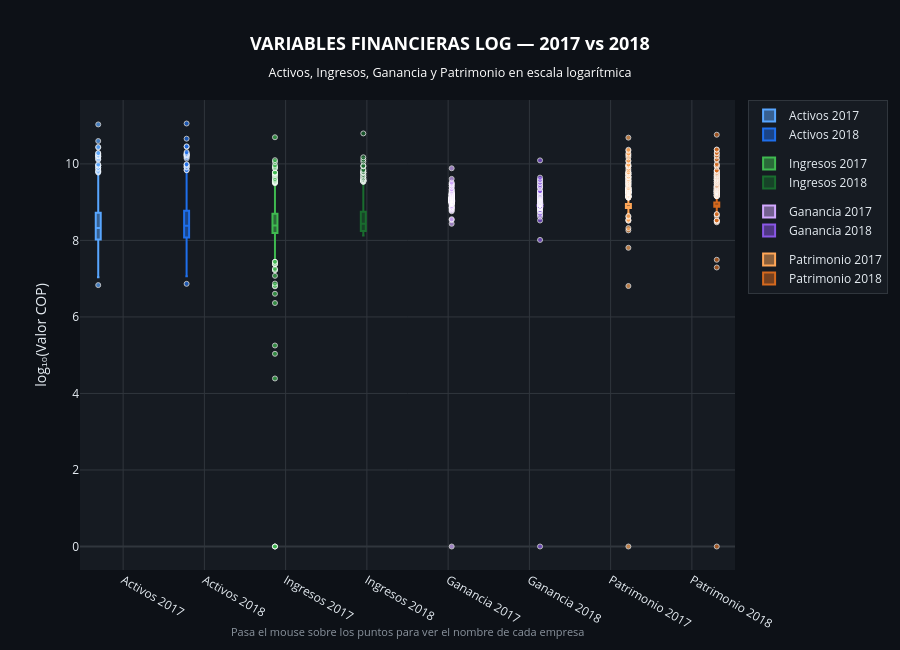
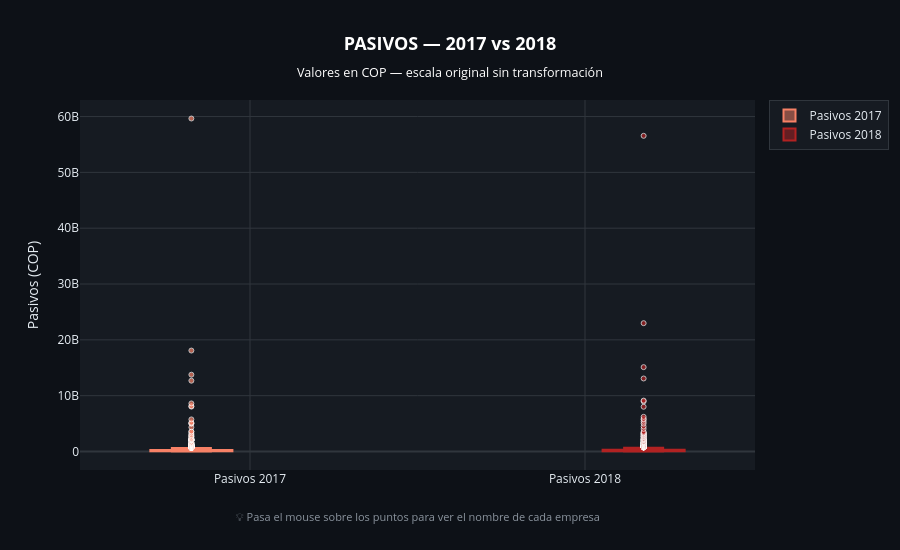

The cell these charts' notebook holds for them, in order:
### Code cell
import plotly.graph_objects as go

# ── GRÁFICO 1 — VARIABLES LOG 2017 vs 2018 ──────────────────────
# color_17 = color claro 2017 | color_18 = color oscuro 2018
variables_log = [
    ('ACT',      'Activos',    '#58A6FF', '#1F6FEB'),
    ('ING_OP',   'Ingresos',   '#3FB950', '#196C2E'),
    ('GANANCIA', 'Ganancia',   '#D2A8FF', '#8957E5'),
    ('PAT',      'Patrimonio', '#FFA657', '#D4691E'),
]
#ACT es el prefijo de la columna en el df, asi se construyen automoaticamente los nombre= col_17=f'{prefijo}_2017_LOG'
#Activos es el nombre para el usuario, posteriormente se le asigna un color diferente a cada ano, se asigna por orden
fig1 = go.Figure()
#creamos objeto vacio a configurar
for prefijo, nombre, color_17, color_18 in variables_log:
    col_17 = f'{prefijo}_2017_LOG'
    col_18 = f'{prefijo}_2018_LOG'
#recorremos las tuplas una por una
    # 2017 — color claro, creamos las caracteristicas del grafico
    fig1.add_trace(go.Box(
        y             = df[col_17],
        name          = f"{nombre} 2017",
        marker_color  = color_17,
        boxpoints     = 'outliers',
        pointpos      = 0,
        marker        = dict(size=5, opacity=0.7, color=color_17,
                             line=dict(width=1, color='white')),
        text          = df['RAZON_SOCIAL'],
        hovertemplate = "<b>%{text}</b><br>Valor: %{y:,.2f}<br>Año: 2017<extra></extra>",
        line          = dict(width=2),
        legendgroup   = nombre,
    ))
#add.trace agreewga una caja nueva por cada columna de datos, los datos y vienen de la columna col_17, asignamos el nombre de la leyenda del grafico
#asignamos el color determinado, outliers solo muestra los puntos individuales, centrado, tamano punto, opacidad, color determinado, caracteristicas de la linea
#texto al pasar el cursor en cad punto, definimos informacion concreta al pasar el mouse(text=nombre empresa, valor con 2 decimales separacion de miles, eliminamos informacion que se pone por defecto)
    # 2018 — color oscuro
    fig1.add_trace(go.Box(
        y             = df[col_18],
        name          = f"{nombre} 2018",
        marker_color  = color_18,
        boxpoints     = 'outliers',
        pointpos      = 0,
        marker        = dict(size=5, opacity=0.7, color=color_18,
                             line=dict(width=1, color='white')),
        text          = df['RAZON_SOCIAL'],
        hovertemplate = "<b>%{text}</b><br>Valor: %{y:,.2f}<br>Año: 2018<extra></extra>",
        line          = dict(width=2),
        legendgroup   = nombre,
    ))
#las mismas anotaciones del year 2017 pero para el  2018

##definimos el aspecto  visual del grafico
fig1.update_layout(
    title        = dict(
        text     = "<b>VARIABLES FINANCIERAS LOG — 2017 vs 2018</b><br>"
                   "<sub>Activos, Ingresos, Ganancia y Patrimonio en escala logarítmica</sub>",
        font     = dict(size=18, color='white'), x=0.5
    ), #text- texto b-negrita sub-texto pequeno subtitulo
    paper_bgcolor = '#0D1117',
    plot_bgcolor  = '#161B22',
    font          = dict(color='#E6EDF3', size=12),
    yaxis         = dict(
        gridcolor     = '#30363D',
        zerolinecolor = '#30363D',
        title         = 'log₁₀(Valor COP)'
    ), #paper-color fondo de la figura, plot color fondo sol ode las cajas, font-definimos caracteristicas de todo el texto del grafico
       #yaxis gid coor lineas cuadricula horizontal, zero-color linea del cero, title la etiqueta del eje
    xaxis         = dict(gridcolor='#30363D'),
    legend        = dict(bgcolor='#161B22', bordercolor='#30363D', borderwidth=1),
    height        = 650,
    boxmode       = 'group',
    annotations   = [dict(
        text      = "Pasa el mouse sobre los puntos para ver el nombre de cada empresa",
        xref="paper", yref="paper", x=0.5, y=-0.15,
        showarrow=False, font=dict(size=11, color='#8B949E'), xanchor='center'
    )])
     #boxmode-dice que las cajas van una al lado de la otra, xref, yref coordenadas relativas al tamano de la figura no a los datos

fig1.show()

# ── GRÁFICO 2 — PASIVOS NORMALES 2017 vs 2018 ───────────────────
fig2 = go.Figure()

for col, nombre, color in [('PAS_2017', 'Pasivos 2017', '#F78166'),
                             ('PAS_2018', 'Pasivos 2018', '#B22222')]:
    fig2.add_trace(go.Box(
        y             = df[col],
        name          = nombre,
        marker_color  = color,
        boxpoints     = 'outliers',
        pointpos      = 0,
        marker        = dict(size=5, opacity=0.7, color=color,
                             line=dict(width=1, color='white')),
        text          = df['RAZON_SOCIAL'],
        hovertemplate = "<b>%{text}</b><br>Pasivos: %{y:,.0f} COP<extra></extra>",
        line          = dict(width=2),
    ))

fig2.update_layout(
    title        = dict(
        text     = "<b>PASIVOS — 2017 vs 2018</b><br>"
                   "<sub>Valores en COP — escala original sin transformación</sub>",
        font     = dict(size=18, color='white'), x=0.5
    ),
    paper_bgcolor = '#0D1117',
    plot_bgcolor  = '#161B22',
    font          = dict(color='#E6EDF3', size=12),
    yaxis         = dict(
        gridcolor     = '#30363D',
        zerolinecolor = '#30363D',
        title         = 'Pasivos (COP)'
    ),
    xaxis         = dict(gridcolor='#30363D'),
    legend        = dict(bgcolor='#161B22', bordercolor='#30363D', borderwidth=1),
    height        = 550,
    boxmode       = 'group',
    annotations   = [dict(
        text      = "💡 Pasa el mouse sobre los puntos para ver el nombre de cada empresa",
        xref="paper", yref="paper", x=0.5, y=-0.15,
        showarrow=False, font=dict(size=11, color='#8B949E'), xanchor='center'
    )]
)

fig2.show()

### Figure 1 — Plotly figure (JSON) as saved in the notebook; plotly's stock layout.template omitted (floating-point values rounded to 4 significant figures; data arrays with more than 128 entries replaced by an {"elided": "..."} marker saying what was removed)
{"data": [{"boxpoints": "outliers", "hovertemplate": "<b>%{text}</b><br>Valor: %{y:,.2f}<br>Año: 2017<extra></extra>", "legendgroup": "Activos", "line": {"width": 2}, "marker": {"color": "#58A6FF", "line": {"color": "white", "width": 1}, "opacity": 0.7, "size": 5}, "name": "Activos 2017", "pointpos": 0, "text": {"elided": "1000 str values"}, "type": "box", "y": {"elided": "1000 float values"}}, {"boxpoints": "outliers", "hovertemplate": "<b>%{text}</b><br>Valor: %{y:,.2f}<br>Año: 2018<extra></extra>", "legendgroup": "Activos", "line": {"width": 2}, "marker": {"color": "#1F6FEB", "line": {"color": "white", "width": 1}, "opacity": 0.7, "size": 5}, "name": "Activos 2018", "pointpos": 0, "text": {"elided": "1000 str values"}, "type": "box", "y": {"elided": "1000 float values"}}, {"boxpoints": "outliers", "hovertemplate": "<b>%{text}</b><br>Valor: %{y:,.2f}<br>Año: 2017<extra></extra>", "legendgroup": "Ingresos", "line": {"width": 2}, "marker": {"color": "#3FB950", "line": {"color": "white", "width": 1}, "opacity": 0.7, "size": 5}, "name": "Ingresos 2017", "pointpos": 0, "text": {"elided": "1000 str values"}, "type": "box", "y": {"elided": "1000 float values"}}, {"boxpoints": "outliers", "hovertemplate": "<b>%{text}</b><br>Valor: %{y:,.2f}<br>Año: 2018<extra></extra>", "legendgroup": "Ingresos", "line": {"width": 2}, "marker": {"color": "#196C2E", "line": {"color": "white", "width": 1}, "opacity": 0.7, "size": 5}, "name": "Ingresos 2018", "pointpos": 0, "text": {"elided": "1000 str values"}, "type": "box", "y": {"elided": "1000 float values"}}, {"boxpoints": "outliers", "hovertemplate": "<b>%{text}</b><br>Valor: %{y:,.2f}<br>Año: 2017<extra></extra>", "legendgroup": "Ganancia", "line": {"width": 2}, "marker": {"color": "#D2A8FF", "line": {"color": "white", "width": 1}, "opacity": 0.7, "size": 5}, "name": "Ganancia 2017", "pointpos": 0, "text": {"elided": "1000 str values"}, "type": "box", "y": {"elided": "1000 float values"}}, {"boxpoints": "outliers", "hovertemplate": "<b>%{text}</b><br>Valor: %{y:,.2f}<br>Año: 2018<extra></extra>", "legendgroup": "Ganancia", "line": {"width": 2}, "marker": {"color": "#8957E5", "line": {"color": "white", "width": 1}, "opacity": 0.7, "size": 5}, "name": "Ganancia 2018", "pointpos": 0, "text": {"elided": "1000 str values"}, "type": "box", "y": {"elided": "1000 float values"}}, {"boxpoints": "outliers", "hovertemplate": "<b>%{text}</b><br>Valor: %{y:,.2f}<br>Año: 2017<extra></extra>", "legendgroup": "Patrimonio", "line": {"width": 2}, "marker": {"color": "#FFA657", "line": {"color": "white", "width": 1}, "opacity": 0.7, "size": 5}, "name": "Patrimonio 2017", "pointpos": 0, "text": {"elided": "1000 str values"}, "type": "box", "y": {"elided": "1000 float values"}}, {"boxpoints": "outliers", "hovertemplate": "<b>%{text}</b><br>Valor: %{y:,.2f}<br>Año: 2018<extra></extra>", "legendgroup": "Patrimonio", "line": {"width": 2}, "marker": {"color": "#D4691E", "line": {"color": "white", "width": 1}, "opacity": 0.7, "size": 5}, "name": "Patrimonio 2018", "pointpos": 0, "text": {"elided": "1000 str values"}, "type": "box", "y": {"elided": "1000 float values"}}], "layout": {"annotations": [{"font": {"color": "#8B949E", "size": 11}, "showarrow": false, "text": "Pasa el mouse sobre los puntos para ver el nombre de cada empresa", "x": 0.5, "xanchor": "center", "xref": "paper", "y": -0.15, "yref": "paper"}], "boxmode": "group", "font": {"color": "#E6EDF3", "size": 12}, "height": 650, "legend": {"bgcolor": "#161B22", "bordercolor": "#30363D", "borderwidth": 1}, "paper_bgcolor": "#0D1117", "plot_bgcolor": "#161B22", "title": {"font": {"color": "white", "size": 18}, "text": "<b>VARIABLES FINANCIERAS LOG — 2017 vs 2018</b><br><sub>Activos, Ingresos, Ganancia y Patrimonio en escala logarítmica</sub>", "x": 0.5}, "xaxis": {"gridcolor": "#30363D"}, "yaxis": {"gridcolor": "#30363D", "title": {"text": "log₁₀(Valor COP)"}, "zerolinecolor": "#30363D"}}}

### Figure 2 — Plotly figure (JSON) as saved in the notebook; plotly's stock layout.template omitted (floating-point values rounded to 4 significant figures; data arrays with more than 128 entries replaced by an {"elided": "..."} marker saying what was removed)
{"data": [{"boxpoints": "outliers", "hovertemplate": "<b>%{text}</b><br>Pasivos: %{y:,.0f} COP<extra></extra>", "line": {"width": 2}, "marker": {"color": "#F78166", "line": {"color": "white", "width": 1}, "opacity": 0.7, "size": 5}, "name": "Pasivos 2017", "pointpos": 0, "text": {"elided": "1000 str values"}, "type": "box", "y": {"elided": "1000 float values"}}, {"boxpoints": "outliers", "hovertemplate": "<b>%{text}</b><br>Pasivos: %{y:,.0f} COP<extra></extra>", "line": {"width": 2}, "marker": {"color": "#B22222", "line": {"color": "white", "width": 1}, "opacity": 0.7, "size": 5}, "name": "Pasivos 2018", "pointpos": 0, "text": {"elided": "1000 str values"}, "type": "box", "y": {"elided": "1000 float values"}}], "layout": {"annotations": [{"font": {"color": "#8B949E", "size": 11}, "showarrow": false, "text": "💡 Pasa el mouse sobre los puntos para ver el nombre de cada empresa", "x": 0.5, "xanchor": "center", "xref": "paper", "y": -0.15, "yref": "paper"}], "boxmode": "group", "font": {"color": "#E6EDF3", "size": 12}, "height": 550, "legend": {"bgcolor": "#161B22", "bordercolor": "#30363D", "borderwidth": 1}, "paper_bgcolor": "#0D1117", "plot_bgcolor": "#161B22", "title": {"font": {"color": "white", "size": 18}, "text": "<b>PASIVOS — 2017 vs 2018</b><br><sub>Valores en COP — escala original sin transformación</sub>", "x": 0.5}, "xaxis": {"gridcolor": "#30363D"}, "yaxis": {"gridcolor": "#30363D", "title": {"text": "Pasivos (COP)"}, "zerolinecolor": "#30363D"}}}
